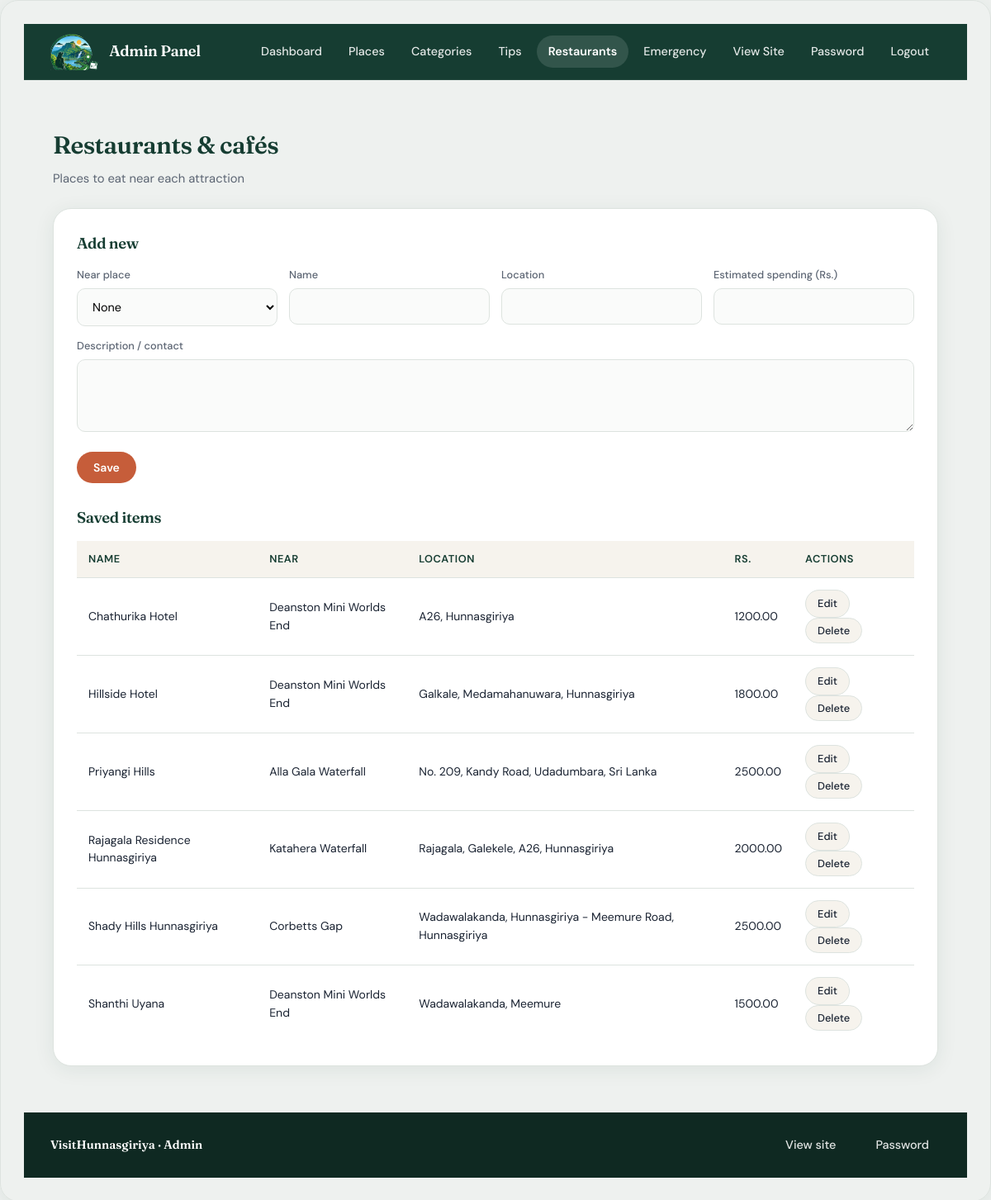
Before: /admin/restaurants.php (signed in) with the older database file.
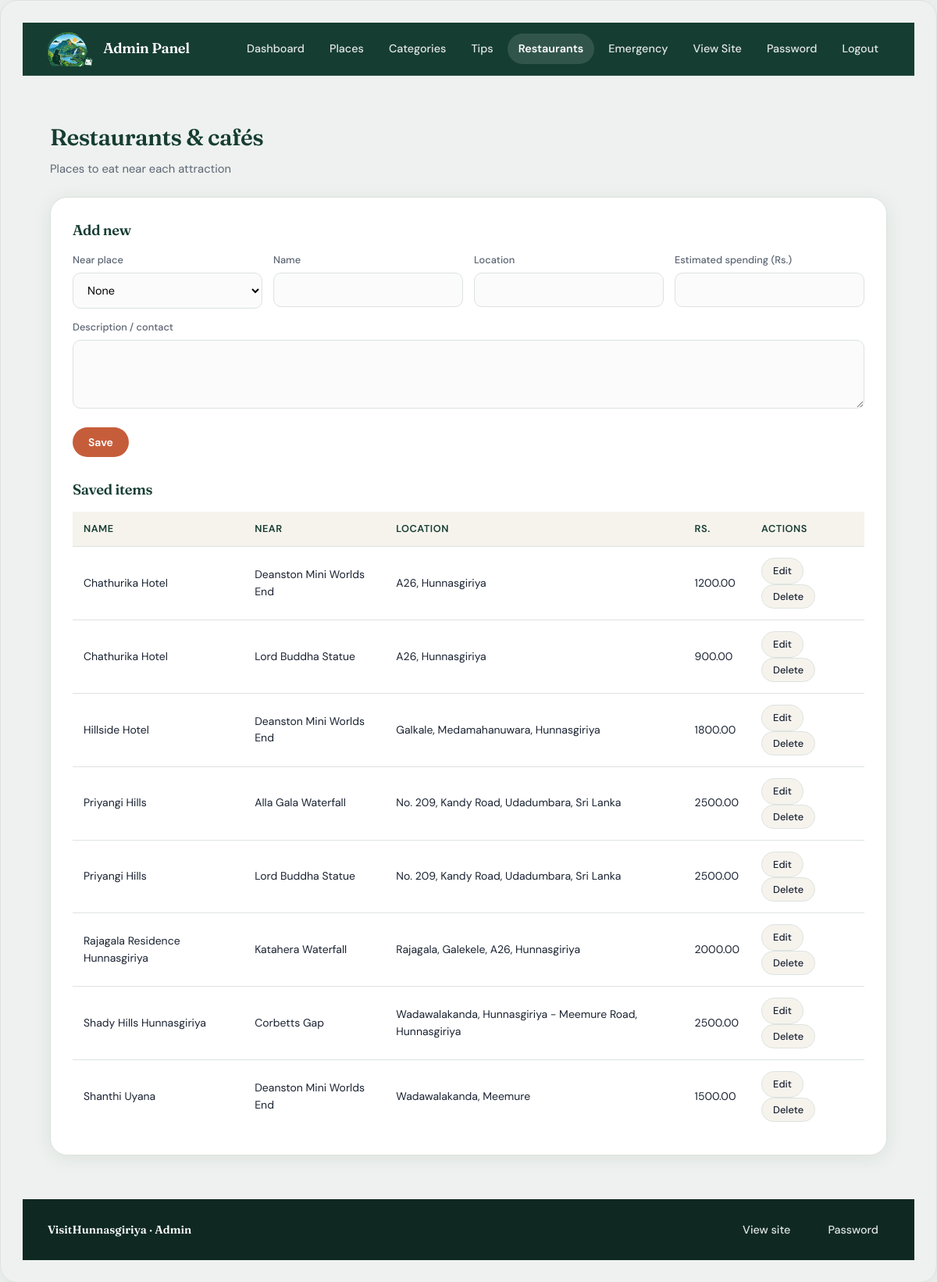
After: the same page with the newer database file.
### tables this page shows
CREATE TABLE IF NOT EXISTS `restaurants` (
  `restaurant_id` int NOT NULL AUTO_INCREMENT,
  `attraction_id` int DEFAULT NULL,
  `name` varchar(150) NOT NULL,
  `location` varchar(255) DEFAULT NULL,
  `estimated_spending` decimal(10,2) DEFAULT NULL,
  `description` text,
  PRIMARY KEY (`restaurant_id`),
  KEY `attraction_id` (`attraction_id`)
);

### admin/restaurants.php (called while the page is built)
<?php
$cfg = [
  'title' => 'Restaurants & cafés', 'sub' => 'Places to eat near each attraction',
  'table' => 'restaurants', 'pk' => 'restaurant_id',
  'fields' => [
    'attraction_id'      => ['label' => 'Near place', 'type' => 'select', 'sql' => "SELECT attraction_id, name FROM attractions ORDER BY name"],
    'name'               => ['label' => 'Name', 'required' => true, 'max' => 150],
    'location'           => ['label' => 'Location', 'max' => 255],
    'estimated_spending' => ['label' => 'Estimated spending (Rs.)', 'type' => 'number'],
    'description'        => ['label' => 'Description / contact', 'type' => 'textarea'],
  ],
  'list_sql' => "SELECT r.restaurant_id AS id, r.name, COALESCE(a.name, '-') AS place, r.location, r.estimated_spending AS spending
                 FROM restaurants r LEFT JOIN attractions a ON a.attraction_id = r.attraction_id ORDER BY r.name",
  'columns' => ['name' => 'Name', 'place' => 'Near', 'location' => 'Location', 'spending' => 'Rs.'],
];
require __DIR__ . '/../includes/crud.php';

### includes/functions.php (called while the page is built, shortened)
<?php
function e($v): string { return htmlspecialchars((string)$v, ENT_QUOTES, 'UTF-8'); }

### includes/crud.php (the view, shortened to what this page needs)
<?php
require_once __DIR__ . '/../config/db.php';
$self = basename($_SERVER['SCRIPT_NAME']);
$id   = (int)($_GET['id'] ?? 0);
$row = array_fill_keys(array_keys($cfg['fields']), '');
$list = $pdo->query($cfg['list_sql'])->fetchAll();
include __DIR__ . '/admin_header.php';
?>
  <section>
    <h2><?= e($cfg['title']) ?></h2>
    <p class="sub"><?= e($cfg['sub']) ?></p>
    <div class="admin">
      <h3><?= $id ? 'Edit' : 'Add new' ?></h3>
      <form method="post" action="<?= $self ?><?= $id ? '?id=' . $id : '' ?>">
        <div class="form-grid">
          <?php foreach ($cfg['fields'] as $k => $f): $type = $f['type'] ?? 'text'; ?>
            <label><?= e($f['label']) ?>
              <?php if ($type === 'textarea'): ?>
                <textarea name="<?= $k ?>"><?= e($row[$k]) ?></textarea>
              <?php elseif ($type === 'select'): ?>
                <select name="<?= $k ?>">
                  <option value=""><?= !empty($f['required']) ? 'Choose...' : 'None' ?></option>
                </select>
              <?php else: ?>
                <input type="<?= $type === 'number' ? 'number' : 'text' ?>" <?= $type === 'number' ? 'step="0.01" min="0"' : '' ?> name="<?= $k ?>" value="<?= e($row[$k]) ?>">
              <?php endif; ?>
            </label>
          <?php endforeach; ?>
        </div>
        <button class="btn" type="submit">Save</button>
      </form>
      <h3 style="margin-top:28px">Saved items</h3>
      <table>
        <tr><?php foreach ($cfg['columns'] as $label): ?><th><?= e($label) ?></th><?php endforeach; ?><th>Actions</th></tr>
        <?php foreach ($list as $r): ?>
          <tr>
            <?php foreach ($cfg['columns'] as $k => $label): ?><td><?= e($r[$k]) ?></td><?php endforeach; ?>
            <td>
              <a class="btn light" href="<?= $self ?>?id=<?= $r['id'] ?>">Edit</a>
              <form method="post" onsubmit="return confirm('Delete this item?')">
                <button class="btn light" type="submit">Delete</button>
              </form>
            </td>
          </tr>
        <?php endforeach; ?>
      </table>
    </div>
  </section>
<?php include __DIR__ . '/admin_footer.php'; ?>

### includes/admin_header.php (shortened to what this page needs)
<?php
$here = basename($_SERVER['SCRIPT_NAME']);
$links = ['dashboard.php' => 'Dashboard', 'places.php' => 'Places', 'categories.php' => 'Categories', 'tips.php' => 'Tips',
          'restaurants.php' => 'Restaurants', 'contacts.php' => 'Emergency'];
?>
<!DOCTYPE html>
<html lang="en">
<head>
  <link rel="stylesheet" href="../style.css">
</head>
<body class="admin">
  <header class="site-header">
    <div class="brand"><img src="../logo.png" alt="Logo"> Admin Panel</div>
    <nav>
      <?php foreach ($links as $file => $label): ?>
        <a href="<?= $file ?>" class="<?= $here === $file || ($file === 'places.php' && $here === 'place-form.php') ? 'active' : '' ?>"><?= $label ?></a>
      <?php endforeach; ?>
      <a href="../index.php">View Site</a>
      <a href="../change-password.php">Password</a>
      <a href="../logout.php">Logout</a>
    </nav>
  </header>

Changed rows visible on the page:
added restaurants: name "Chathurika Hotel", k "Lord Buddha Statue", location "A26, Hunnasgiriya", estimated_spending "900.00"
added restaurants: name "Priyangi Hills", k "Lord Buddha Statue", location "No. 209, Kandy Road, Udadumbara, Sri Lanka", estimated_spending "2500.00"
